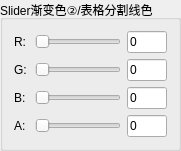
        <widget class="QGroupBox" name="groupBox_25">
         <property name="geometry">
          <rect>
           <x>560</x>
           <y>150</y>
           <width>181</width>
           <height>138</height>
          </rect>
         </property>
         <property name="maximumSize">
          <size>
           <width>300</width>
           <height>138</height>
          </size>
         </property>
         <property name="title">
          <string>Slider渐变色②/表格分割线色</string>
         </property>
         <layout class="QGridLayout" name="gridLayout_8">
          <item row="0" column="0">
           <widget class="QLabel" name="label_46">
            <property name="minimumSize">
             <size>
              <width>15</width>
              <height>0</height>
             </size>
            </property>
            <property name="text">
             <string>R:</string>
            </property>
           </widget>
          </item>
          <item row="0" column="1">
           <widget class="QSlider" name="horizontalSlider_26">
            <property name="minimumSize">
             <size>
              <width>0</width>
              <height>0</height>
             </size>
            </property>
            <property name="maximum">
             <number>255</number>
            </property>
            <property name="orientation">
             <enum>Qt::Horizontal</enum>
            </property>
           </widget>
          </item>
          <item row="0" column="2">
           <widget class="QLineEdit" name="lineEdit_26">
            <property name="maximumSize">
             <size>
              <width>40</width>
              <height>16777215</height>
             </size>
            </property>
            <property name="text">
             <string>0</string>
            </property>
           </widget>
          </item>
          <item row="1" column="0">
           <widget class="QLabel" name="label_47">
            <property name="minimumSize">
             <size>
              <width>15</width>
              <height>0</height>
             </size>
            </property>
            <property name="text">
             <string>G:</string>
            </property>
           </widget>
          </item>
          <item row="1" column="1">
           <widget class="QSlider" name="horizontalSlider_27">
            <property name="maximum">
             <number>255</number>
            </property>
            <property name="orientation">
             <enum>Qt::Horizontal</enum>
            </property>
           </widget>
          </item>
          <item row="1" column="2">
           <widget class="QLineEdit" name="lineEdit_27">
            <property name="maximumSize">
             <size>
              <width>40</width>
              <height>16777215</height>
             </size>
            </property>
            <property name="text">
             <string>0</string>
            </property>
           </widget>
          </item>
          <item row="2" column="0">
           <widget class="QLabel" name="label_48">
            <property name="minimumSize">
             <size>
              <width>15</width>
              <height>0</height>
             </size>
            </property>
            <property name="text">
             <string>B:</string>
            </property>
           </widget>
          </item>
          <item row="2" column="1">
           <widget class="QSlider" name="horizontalSlider_28">
            <property name="maximum">
             <number>255</number>
            </property>
            <property name="orientation">
             <enum>Qt::Horizontal</enum>
            </property>
           </widget>
          </item>
          <item row="2" column="2">
           <widget class="QLineEdit" name="lineEdit_28">
            <property name="maximumSize">
             <size>
              <width>40</width>
              <height>16777215</height>
             </size>
            </property>
            <property name="text">
             <string>0</string>
            </property>
           </widget>
          </item>
          <item row="3" column="0">
           <widget class="QLabel" name="label_49">
            <property name="minimumSize">
             <size>
              <width>15</width>
              <height>0</height>
             </size>
            </property>
            <property name="text">
             <string>A:</string>
            </property>
           </widget>
          </item>
          <item row="3" column="1">
           <widget class="QSlider" name="horizontalSlider_29">
            <property name="maximum">
             <number>255</number>
            </property>
            <property name="value">
             <number>0</number>
            </property>
            <property name="orientation">
             <enum>Qt::Horizontal</enum>
            </property>
           </widget>
          </item>
          <item row="3" column="2">
           <widget class="QLineEdit" name="lineEdit_29">
            <property name="maximumSize">
             <size>
              <width>40</width>
              <height>16777215</height>
             </size>
            </property>
            <property name="text">
             <string>0</string>
            </property>
           </widget>
          </item>
         </layout>
        </widget>
